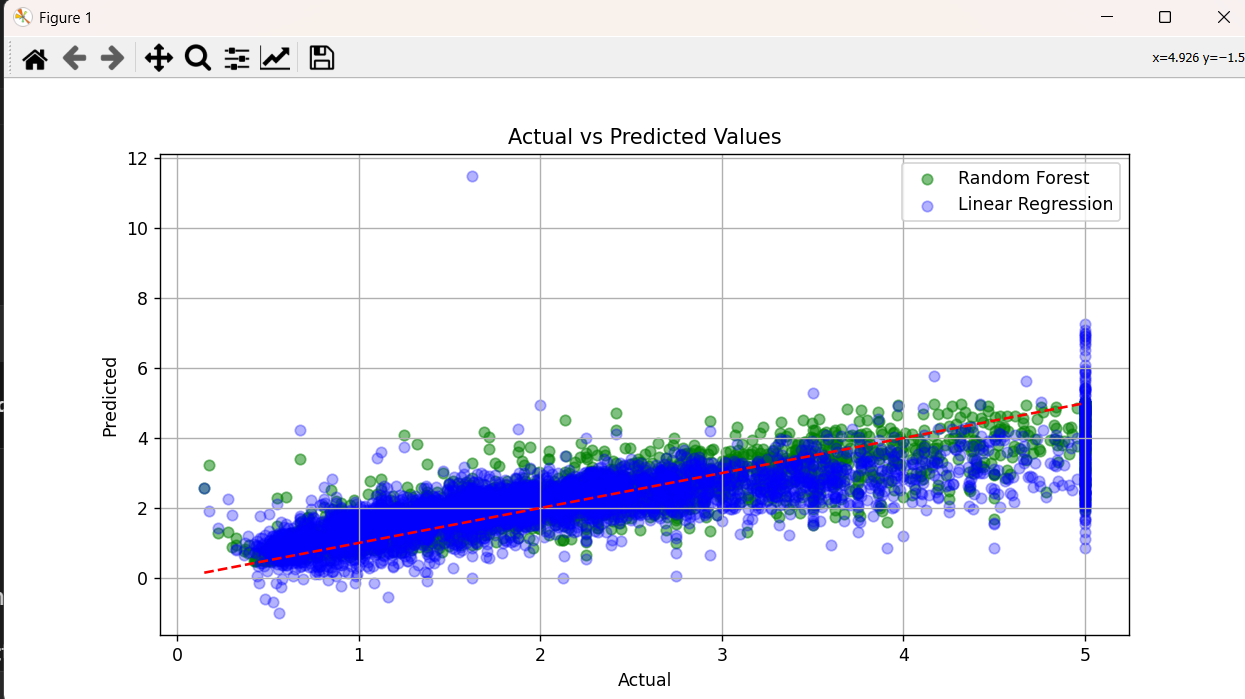

This figure's Python source:
# regression_model.py

import pandas as pd
import numpy as np
import matplotlib.pyplot as plt
import seaborn as sns
from sklearn.datasets import fetch_california_housing
from sklearn.model_selection import train_test_split
from sklearn.preprocessing import StandardScaler
from sklearn.linear_model import LinearRegression
from sklearn.ensemble import RandomForestRegressor
from sklearn.metrics import mean_absolute_error, mean_squared_error, r2_score

# Load the California housing dataset
data = fetch_california_housing(as_frame=True)
df = data.frame

print("🔹 Dataset Loaded Successfully!\n")
print(df.head())

# Features and target
X = df.drop("MedHouseVal", axis=1)
y = df["MedHouseVal"]

# Train-Test Split
X_train, X_test, y_train, y_test = train_test_split(X, y, test_size=0.2, random_state=42)

# Scale features
scaler = StandardScaler()
X_train_scaled = scaler.fit_transform(X_train)
X_test_scaled = scaler.transform(X_test)

# ----------- MODEL 1: Linear Regression -----------
lr = LinearRegression()
lr.fit(X_train_scaled, y_train)
y_pred_lr = lr.predict(X_test_scaled)

# ----------- MODEL 2: Random Forest Regressor -----------
rf = RandomForestRegressor(n_estimators=100, random_state=42)
rf.fit(X_train, y_train)
y_pred_rf = rf.predict(X_test)

# Evaluation Function
def evaluate(y_true, y_pred, name):
    print(f"\n🔹 Results for {name}")
    print("MAE :", mean_absolute_error(y_true, y_pred))
    print("MSE :", mean_squared_error(y_true, y_pred))
    print("RMSE:", np.sqrt(mean_squared_error(y_true, y_pred)))
    print("R²  :", r2_score(y_true, y_pred))

# Evaluate Models
evaluate(y_test, y_pred_lr, "Linear Regression")
evaluate(y_test, y_pred_rf, "Random Forest Regressor")

# Plot Predictions vs Actual
plt.figure(figsize=(10,5))
plt.scatter(y_test, y_pred_rf, alpha=0.5, color='green', label='Random Forest')
plt.scatter(y_test, y_pred_lr, alpha=0.3, color='blue', label='Linear Regression')
plt.plot([y.min(), y.max()], [y.min(), y.max()], 'r--')
plt.xlabel("Actual")
plt.ylabel("Predicted")
plt.title("Actual vs Predicted Values")
plt.legend()
plt.grid(True)
plt.show()
